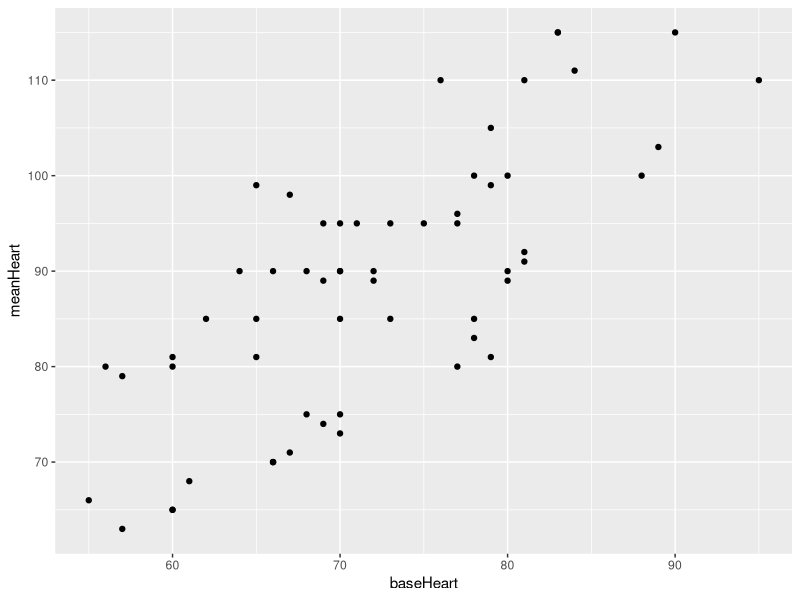
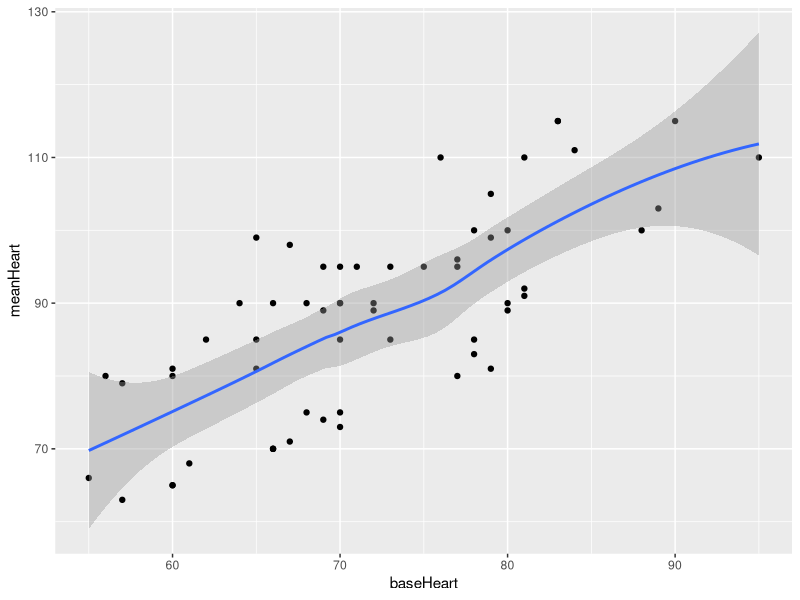
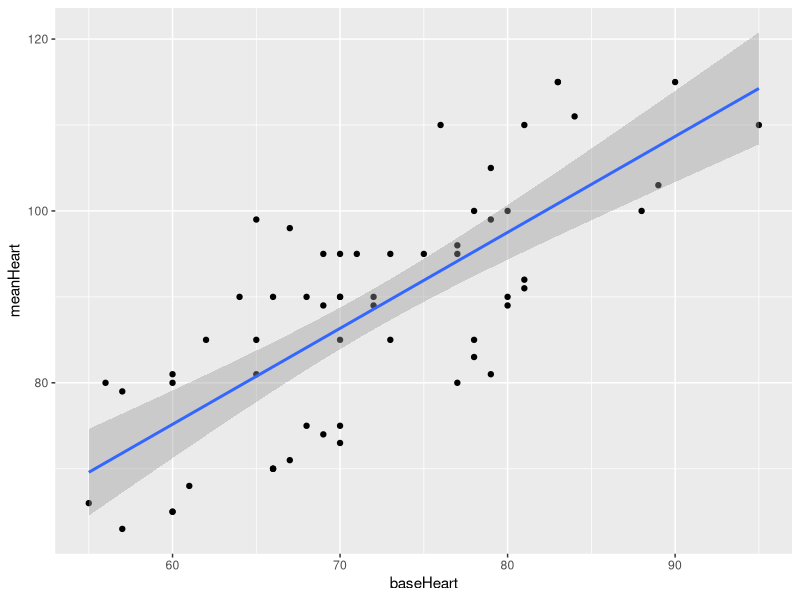
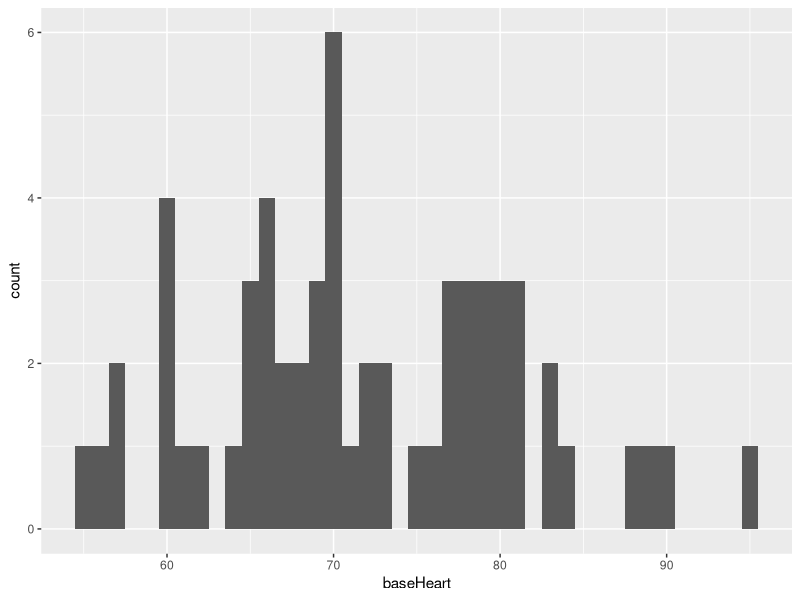
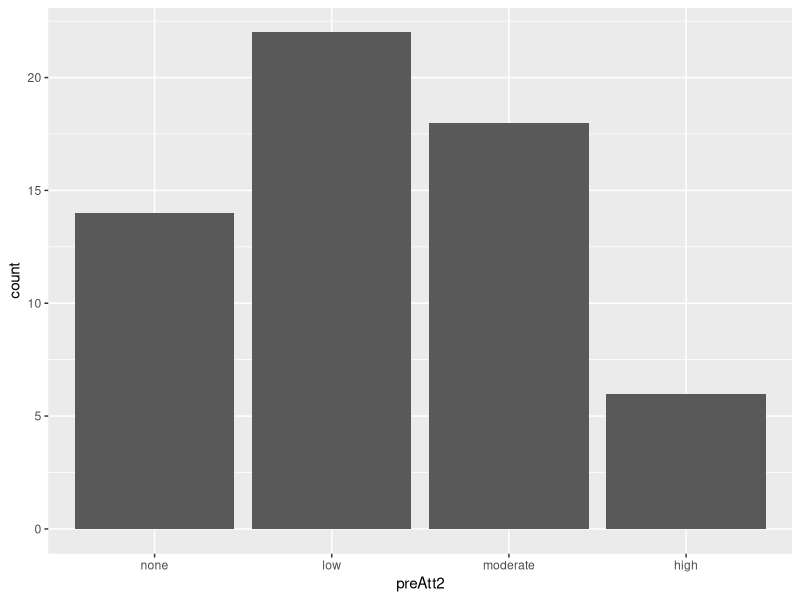
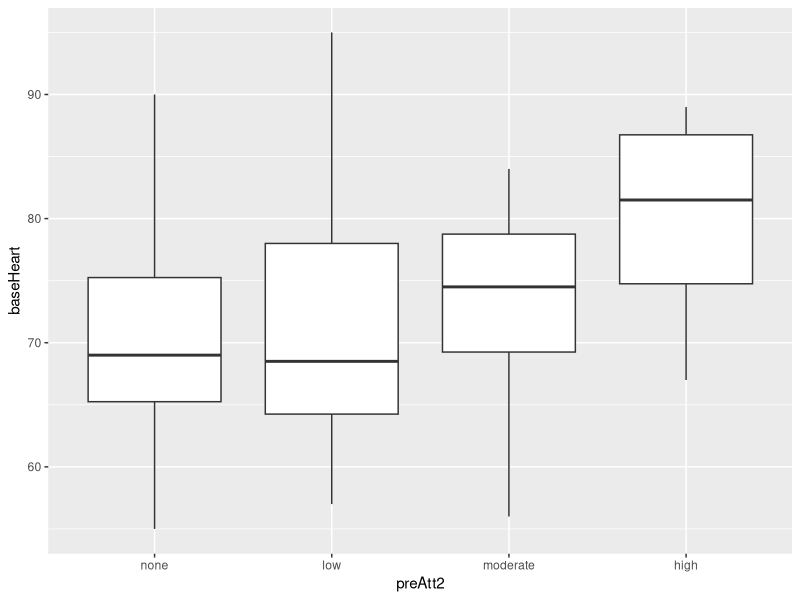

Here is the R script that generated these plots, in order:
# ==========================================================================

# DATA SCIENCE SEMINAR, FALL 2016, WEEK 03

# ==========================================================================

library(ggplot2)
library(tidyr)
library(dplyr)

# ==========================================================================

# set your working directory
# examples:
# Mac OSX = setwd("/Users/jdoe/Desktop")
# Windows, Personal = setwd("C:/Users/jdoe/Desktop")
# Windows, SLU Labs = setwd("E:/Users/jdoe/Desktop")

setwd("/Users/herb/Desktop")

# ==========================================================================

# file name - seminar-03-dataClean.R

# project name - data science seminar, fall 2016

# purpose - week 03 examples - getting data ready for plotting

# created - 07 Nov 2016

# updated - 08 Nov 2016

# author - Chris

# ==========================================================================

# full description - this file contains code for illustrating data cleaning
# techniques using base R, tidyr, and dplyr.

# updates - 
# 08 Nov 2016 - updated variable names to reflect trimmed dataset
# 08 Nov 2016 - added examples for 

# ==========================================================================
# ==========================================================================

# 1. import data from your CSV file

df <- read.csv("clinicData.csv", stringsAsFactors = FALSE)

# ==========================================================================

# 2.redefine condition as a factor variable (without value labels)

df$condition <- as.factor(df$condition)

# ==========================================================================

# 3. redefine gender as a factor variable (with value labels)

df$gender <- factor(df$gender, 
                    levels = c(1,2), 
                    labels = c("male", "female"))

# ==========================================================================

# 4. redefine preAtt1 as an ordered factor (without value labels)

df$preAtt1 <- as.ordered(df$preAtt1)

# ==========================================================================

# 5. redefine preAtt2 as an ordered factor (with value labels)

df$preAtt2 <- ordered(df$preAtt2, 
                        levels = c(1,2,3,4), 
                        labels = c("none", "low", "moderate", "high"))

# ==========================================================================

# 6. split site into two variables, convert new variables to factors

df <- separate(df, site, c("type", "facility"), sep = " ", remove = FALSE)
df$type <- as.factor(df$type)
df$facility <- as.factor(df$facility)

# ==========================================================================

# 7. recode site into binary variable for private hospital

df <- mutate(df, pvtHosp = ifelse(site == "Private Hospital", TRUE, FALSE))

# ==========================================================================

# 8. recode base heartrate into a binary variable

df <- mutate(df, highHeart = ifelse(meanHeart > 71.95, TRUE, FALSE))

# ==========================================================================

# 9. reorder columns
df <- df[, c(1,2,3,4,11,5,6,7,8,9,12,10)]

# ==========================================================================

# x. plots from Seminar-03 using current data

# scatterplot
ggplot(df, aes(baseHeart, meanHeart)) + 
  geom_point()

# scatterplot with smoothed line
ggplot(df, aes(baseHeart, meanHeart)) + 
  geom_point() + 
  geom_smooth()

# scatterplot with linear regression line
ggplot(df, aes(baseHeart, meanHeart)) + 
  geom_point() + 
  geom_smooth(method="lm")

# histogram
ggplot(df, aes(baseHeart)) + 
  geom_histogram(binwidth=1)

# bar plot
ggplot(df, aes(preAtt2)) + geom_bar()

# box plot
ggplot(df, aes(preAtt2, baseHeart)) + geom_boxplot()

# ==========================================================================
